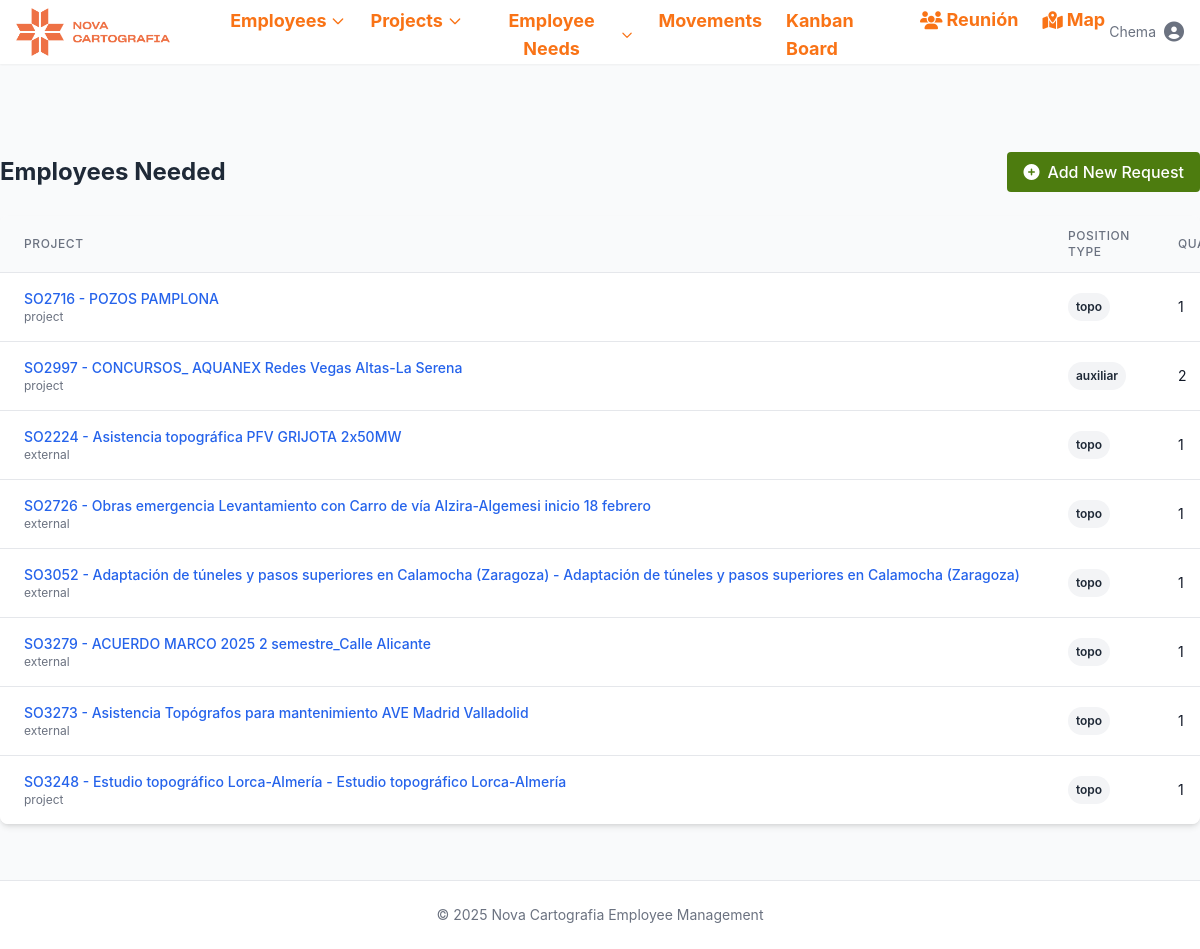
The app's page /employee-needed/ (signed in) with its own data.
### novacartografia_employee_management/models.py (models this page shows, shortened)
class EmployeeNeeded(models.Model):
    POSITION_TYPES = [
        ('topo', 'Topo'),
        ('auxiliar', 'Auxiliar'),
        ('piloto', 'Piloto'),
    ]
    project_id = models.ForeignKey(Project, on_delete=models.CASCADE)
    type = models.CharField(max_length=50, choices=POSITION_TYPES, default='topo')
    quantity = models.PositiveIntegerField()
    start_date = models.DateField()
    created_at = models.DateTimeField(auto_now_add=True)
    fulfilled = models.BooleanField(default=False)
    description = models.TextField(blank=True, null=True)

class Project(models.Model):
    PROJECT_TYPES = [
        ('external', 'Obra'),
        ('project', 'Proyecto'),
    ]
    MANAGER_TYPES = [
        ('Jose Cuesta Mejías', 'Cuesta'),
        ('Javier Marín Gimeno', 'Javi'),
        ('Guillermo Boscá Gómez', 'Guillermo'),
        ('Miguel Ángel Martínez García', 'Miguel Ángel'),
        ('Óscar López Valverde', 'Óscar'),
    ]
    name = models.CharField(max_length=500)
    type = models.CharField(max_length=50, choices=PROJECT_TYPES, default='proyecto')
    description = models.TextField(blank=True, null=True)
    manager = models.CharField(max_length=50, choices=MANAGER_TYPES, null=True, blank=True)
    state = models.CharField(max_length=50, null=True, blank=True, )
    date_from = models.DateField(blank=True, null=True)
    date_to = models.DateField(blank=True, null=True)
    academic_training = models.CharField(max_length=100, blank=True, null=True)
    twenty_hours = models.BooleanField(default=False)
    sixty_hours = models.BooleanField(default=False)
    confine = models.BooleanField(default=False)
    height = models.BooleanField(default=False)
    mining = models.BooleanField(default=False)
    railway_carriage = models.BooleanField(default=False)
    railway_mounting = models.BooleanField(default=False)
    building = models.BooleanField(default=False)
    office_work = models.BooleanField(default=False)
    scanner = models.BooleanField(default=False)
    leveling = models.BooleanField(default=False)
    static = models.BooleanField(default=False)
    drag = models.BooleanField(default=False)

### novacartografia_employee_management/views.py (the view)
# urls.py: path('employee-needed/', views.employee_needed_list, name='employee_needed_list'),
@login_required
def employee_needed_list(request):
    employee_needed = EmployeeNeeded.objects.all()
    return render(request, 'novacartografia_employee_management/employee_needed_list.html', {'employee_needed': employee_needed})

### templates/novacartografia_employee_management/employee_needed_list.html (shortened to what this page needs)
{% extends "base.html" %}
{% load static %}
{% block content %}
<div class="container mx-auto px-4 py-8">
    <div class="flex justify-between items-center mb-6">
        <h1 class="text-2xl font-bold text-gray-800">Employees Needed</h1>
        <div class="space-x-2">
            <a href="{% url 'employee_needed_create' %}" class="bg-lime-600 hover:bg-lime-700 text-white font-medium py-2 px-4 rounded flex items-center">
                <i class="fas fa-plus-circle mr-2"></i> Add New Request
            </a>
        </div>
    </div>
    {% if employee_needed %}
        <div class="bg-white shadow-md rounded-lg overflow-hidden">
            <table class="min-w-full divide-y divide-gray-200">
                <thead class="bg-gray-50">
                    <tr>
                        <th scope="col" class="px-6 py-3 text-left text-xs font-medium text-gray-500 uppercase tracking-wider">Project</th>
                        <th scope="col" class="px-6 py-3 text-left text-xs font-medium text-gray-500 uppercase tracking-wider">Position Type</th>
                        <th scope="col" class="px-6 py-3 text-left text-xs font-medium text-gray-500 uppercase tracking-wider">Quantity</th>
                    </tr>
                </thead>
                <tbody class="bg-white divide-y divide-gray-200">
                    {% for need in employee_needed %}
                    <tr class="hover:bg-gray-50">
                        <td class="px-6 py-4 whitespace-nowrap">
                            <div class="text-sm font-medium text-gray-900">
                                <a href="{% url 'project_detail' need.project_id.id %}" class="text-blue-600 hover:text-blue-800">
                                    {{ need.project_id.name }}
                                </a>
                            </div>
                            <div class="text-xs text-gray-500">{{ need.project_id.type }}</div>
                        </td>
                        <td class="px-6 py-4 whitespace-nowrap">
                            <span class="px-2 py-1 inline-flex text-xs leading-5 font-semibold rounded-full
                                  {% if need.type == 'TOPÓGRAFO' %}bg-blue-100 text-blue-800
                                  {% elif need.type == 'DELINEANTE' %}bg-green-100 text-green-800
                                  {% elif need.type == 'TÉCNICO' %}bg-purple-100 text-purple-800
                                  {% else %}bg-gray-100 text-gray-800{% endif %}">
                                {{ need.type }}
                            </span>
                        </td>
                        <td class="px-6 py-4 whitespace-nowrap text-sm text-gray-900">
                            {{ need.quantity }}
                        </td>
                    </tr>
                    {% endfor %}
                </tbody>
            </table>
        </div>
    {% endif %}
</div>
{% endblock %}

### templates/base.html (shortened to what this page needs)
<!DOCTYPE html>
<html lang="en">
    <head>
        {% load static %}
        <link rel="stylesheet" href="{% static 'css/output.css' %}?v=20251010125733">
        <link rel="stylesheet" href="https://cdnjs.cloudflare.com/ajax/libs/font-awesome/6.4.0/css/all.min.css">
        {% load static %}
        <link rel="stylesheet" href="{% static 'css/base.css' %}">
    </head>
    <body class="bg-gray-50 min-h-screen flex flex-col ">
        <nav class="bg-white shadow-sm">
            <div class="max-w-7xl mx-auto px-4">
                <div class="flex justify-between h-16">
                    <div class="flex items-center">
                        <div class="flex-shrink-0 mr-4 order-first">
                            {% load static %}
                            <img src="{% static 'images/952.png' %}" alt="Nova Workers Logo" class="h-12 w-auto">
                        </div>
                        <div class="hidden md:block">
                            <div class="ml-10 flex items-baseline space-x-4">
                                <div class="relative dropdown-container">
                                    <button class="dropdown-toggle text-orange-500 hover:text-orange-700 border-transparent inline-flex items-center px-1 pt-1 text-lg font-bold">
                                        <span>Employees</span>
                                        <svg class="ml-1 w-4 h-4 dropdown-arrow" fill="none" stroke="currentColor" viewBox="0 0 24 24">
                                            <path stroke-linecap="round" stroke-linejoin="round" stroke-width="2" d="M19 9l-7 7-7-7"></path>
                                        </svg>
                                    </button>
                                </div>
                                <div class="relative dropdown-container">
                                    <button class="dropdown-toggle text-orange-500 hover:text-orange-700 border-transparent inline-flex items-center px-1 pt-1 text-lg font-bold">
                                        <span>Projects</span>
                                        <svg class="ml-1 w-4 h-4 dropdown-arrow" fill="none" stroke="currentColor" viewBox="0 0 24 24">
                                            <path stroke-linecap="round" stroke-linejoin="round" stroke-width="2" d="M19 9l-7 7-7-7"></path>
                                        </svg>
                                    </button>
                                </div>
                                <div class="relative dropdown-container">
                                    <button class="dropdown-toggle text-orange-500 hover:text-orange-700 border-transparent inline-flex items-center px-1 pt-1 text-lg font-bold">
                                        <span>Employee Needs</span>
                                        <svg class="ml-1 w-4 h-4 dropdown-arrow" fill="none" stroke="currentColor" viewBox="0 0 24 24">
                                            <path stroke-linecap="round" stroke-linejoin="round" stroke-width="2" d="M19 9l-7 7-7-7"></path>
                                        </svg>
                                    </button>
                                </div>
                                <a href="{% url 'movement_list' %}" class="text-orange-500 hover:text-orange-700 border-transparent inline-flex items-center px-1 pt-1 text-lg font-bold">
                                    Movements
                                </a>
                                <a href="{% url 'kanban_board' %}" class="text-orange-500 hover:text-orange-700 border-transparent inline-flex items-center px-1 pt-1 text-lg font-bold">
                                    Kanban Board
                                </a>
                                <a href="{% url 'meeting_view' %}" class="text-orange-500 hover:text-orange-700 border-transparent inline-flex items-center px-1 pt-1 text-lg font-bold">
                                    <i class="fas fa-users mr-1"></i> Reunión
                                </a>
                                <a href="{% url 'project_map' %}" class="text-orange-500 hover:text-orange-700 border-transparent inline-flex items-center px-1 pt-1 text-lg font-bold">
                                    <i class="fas fa-map-marked-alt mr-1"></i> Map
                                </a>
                            </div>
                        </div>
                    </div>
                    <div class="flex items-center">
                        {% if user.is_authenticated %}
                            <div class="relative dropdown-container">
                                <button class="dropdown-toggle flex items-center text-sm text-gray-500 hover:text-gray-700">
                                    <span class="mr-2">{{ user.username }}</span>
                                    <i class="fas fa-user-circle text-xl"></i>
                                </button>
                            </div>
                        {% endif %}
                    </div>
                </div>
            </div>
        </nav>
        <div class="content-container py-4">
        </div>
        <main class="flex-grow">
            <div class="content-container py-6">
                {% block content %}{% endblock %}
            </div>
        </main>
        <footer class="bg-white border-t border-gray-200">
            <div class="content-container py-6">
                <p class="text-center text-sm text-gray-500">&copy; {% now "Y" %} Nova Cartografia Employee Management</p>
            </div>
        </footer>
    </body>
</html>

### static/css/base.css (style rules this page uses)
body, html { margin: 0; padding: 0; width: 100%; overflow-x: hidden; }
footer { margin-top: auto; }
.container, .container-fluid, main, .content-wrapper { padding-left: 0 !important; padding-right: 0 !important; max-width: 100% !important; width: 100% !important; margin-left: 0 !important; margin-right: 0 !important; }
nav { position: relative; z-index: 2000 !important; }
.dropdown-container { position: relative; z-index: 2001 !important; }
.dropdown-arrow { transition: transform 0.2s ease-in-out !important; }

### records on screen
EmployeeNeeded: project_id.name "SO2716 - POZOS PAMPLONA", project_id.type "project", type "topo", quantity "1"
EmployeeNeeded: project_id.name "SO2997 - CONCURSOS_ AQUANEX Redes Vegas Altas-La Serena", project_id.type "project", type "auxiliar", quantity "2"
EmployeeNeeded: project_id.name "SO2224 - Asistencia topográfica PFV GRIJOTA 2x50MW", project_id.type "external", type "topo", quantity "1"
EmployeeNeeded: project_id.name "SO2726 - Obras emergencia Levantamiento con Carro de vía Alzira-Algemesi inicio 18 febrero", project_id.type "external", type "topo", quantity "1"
EmployeeNeeded: project_id.name "SO3052 - Adaptación de túneles y pasos superiores en Calamocha (Zaragoza) - Adaptación de túneles y pasos superiores en Calamocha (Zaragoza)", project_id.type "external", type "topo", quantity "1"
EmployeeNeeded: project_id.name "SO3279 - ACUERDO MARCO 2025 2 semestre_Calle Alicante", project_id.type "external", type "topo", quantity "1"
EmployeeNeeded: project_id.name "SO3273 - Asistencia Topógrafos para mantenimiento AVE Madrid Valladolid", project_id.type "external", type "topo", quantity "1"
EmployeeNeeded: project_id.name "SO3248 - Estudio topográfico Lorca-Almería - Estudio topográfico Lorca-Almería", project_id.type "project", type "topo", quantity "1"

### other values on screen
{{ user.username }} "Chema"
